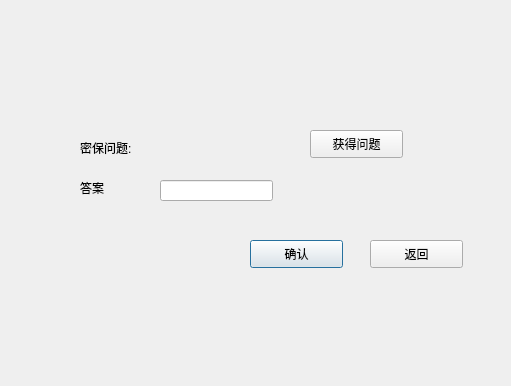
<?xml version="1.0" encoding="UTF-8"?>
<ui version="4.0">
 <class>FindpsdDialog</class>
 <widget class="QDialog" name="FindpsdDialog">
  <property name="geometry">
   <rect>
    <x>0</x>
    <y>0</y>
    <width>511</width>
    <height>386</height>
   </rect>
  </property>
  <property name="windowTitle">
   <string>Dialog</string>
  </property>
  <widget class="QLabel" name="label">
   <property name="geometry">
    <rect>
     <x>80</x>
     <y>140</y>
     <width>72</width>
     <height>15</height>
    </rect>
   </property>
   <property name="text">
    <string>密保问题:</string>
   </property>
  </widget>
  <widget class="QLabel" name="text_label">
   <property name="geometry">
    <rect>
     <x>160</x>
     <y>140</y>
     <width>111</width>
     <height>16</height>
    </rect>
   </property>
   <property name="text">
    <string/>
   </property>
  </widget>
  <widget class="QLineEdit" name="ansLineEdit">
   <property name="geometry">
    <rect>
     <x>160</x>
     <y>180</y>
     <width>113</width>
     <height>21</height>
    </rect>
   </property>
  </widget>
  <widget class="QLabel" name="label_2">
   <property name="geometry">
    <rect>
     <x>80</x>
     <y>180</y>
     <width>72</width>
     <height>15</height>
    </rect>
   </property>
   <property name="text">
    <string>答案</string>
   </property>
  </widget>
  <widget class="QPushButton" name="OkPbt">
   <property name="geometry">
    <rect>
     <x>250</x>
     <y>240</y>
     <width>93</width>
     <height>28</height>
    </rect>
   </property>
   <property name="text">
    <string>确认</string>
   </property>
  </widget>
  <widget class="QPushButton" name="retPbt">
   <property name="geometry">
    <rect>
     <x>370</x>
     <y>240</y>
     <width>93</width>
     <height>28</height>
    </rect>
   </property>
   <property name="text">
    <string>返回</string>
   </property>
  </widget>
  <widget class="QPushButton" name="pushButton">
   <property name="geometry">
    <rect>
     <x>310</x>
     <y>130</y>
     <width>93</width>
     <height>28</height>
    </rect>
   </property>
   <property name="text">
    <string>获得问题</string>
   </property>
  </widget>
 </widget>
 <resources/>
 <connections/>
</ui>
